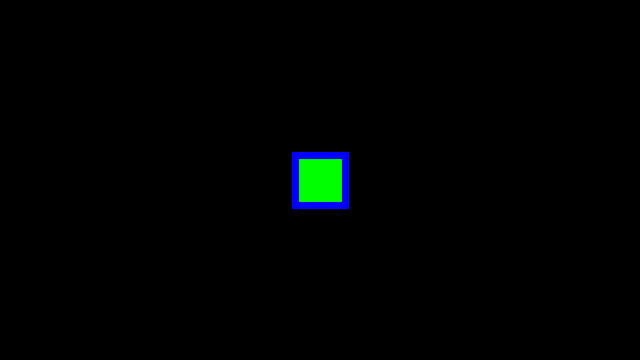
Frame 1 (no input)
Frame 60 (the mouse pressed at the canvas centre just before this capture): identical to frame 1, image omitted
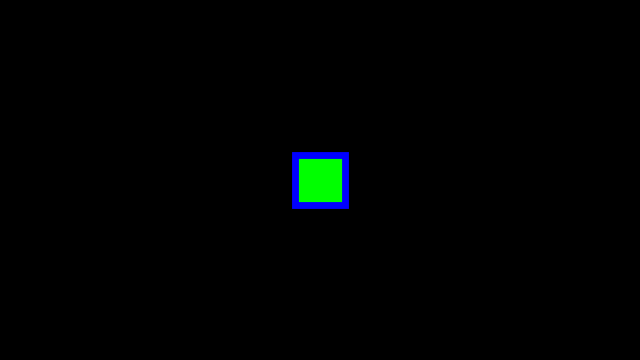
Frame 120 (the mouse held since frame 60 and released just before this capture)

The Processing sketch that drew these frames (run headless with seeded random() and noise(); from frame 60 on, the mouse is pressed at the canvas centre):

// Processing sketch: w2_stp8
// ── w2_stp8.pde
float squareSize = random(50, 150);
float lineWidth = random(4, 16);

void setup() {
  size(640, 360);
  background(0);
  rectMode(CENTER);
}

void mousePressed() {
  squareSize = random(50, 150);
  lineWidth = random(4, 16);
}

void draw() {
  background(0);
  strokeWeight(lineWidth);
  stroke(0, 0, 255);
  fill(0, 255, 0);
  square(width * 0.5, height * 0.5, 50);
}
